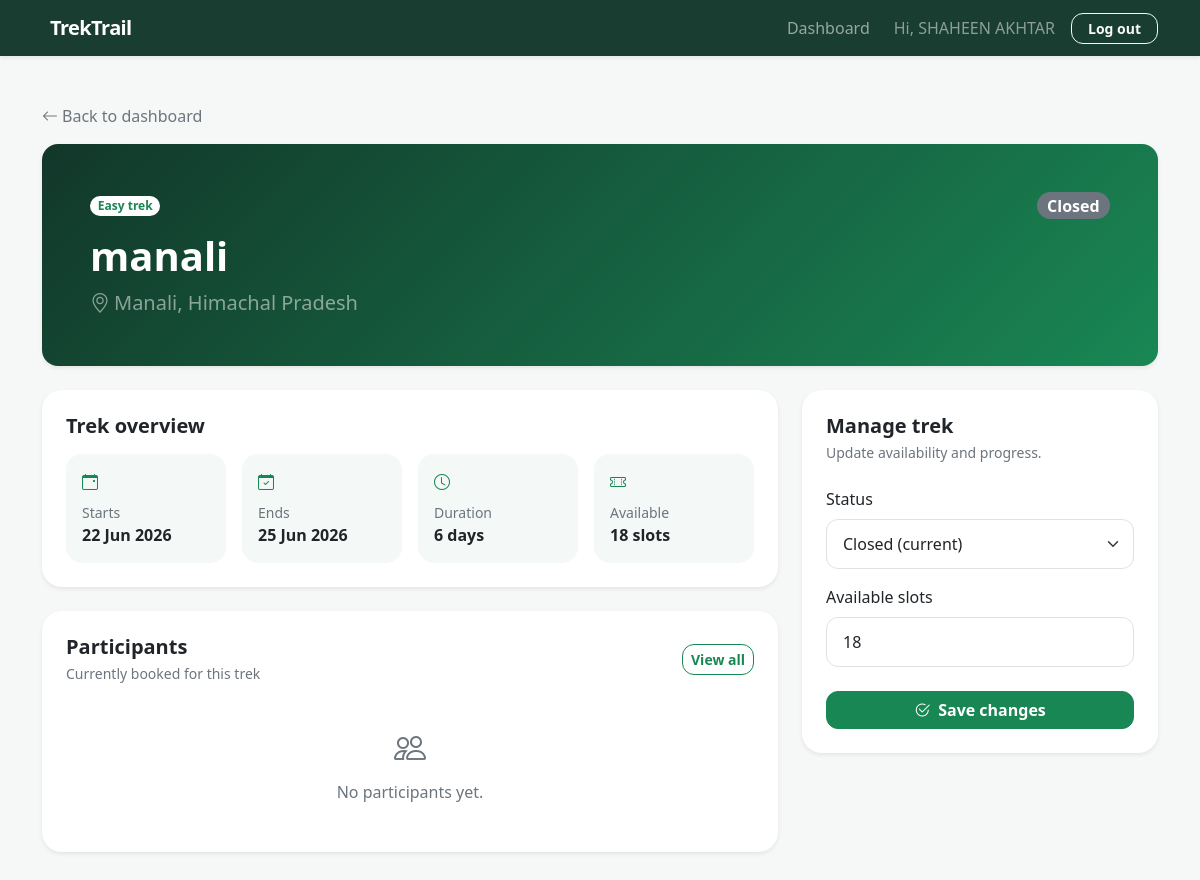
Page /staff/trek/1 (signed in) on the committed database.
### models.py (models this page shows)
class User(db.Model, UserMixin):
    __tablename__ = "users"
    id = db.Column(db.Integer, primary_key=True)
    name = db.Column(db.String(100), nullable=False)
    email = db.Column(db.String(120), unique=True, nullable=False)
    password = db.Column(db.String(255), nullable=False)
    role = db.Column(
        db.String(20),
        nullable=False,
        default="user"
    )
    role = db.Column(
        db.String(20),
        nullable=False,
        default="user"
    )
    status = db.Column(
        db.String(20),
        nullable=False,
        default="approved"
    )
    is_admin = db.Column(
        db.Boolean,
        default=False
    )
    created_at = db.Column(
        db.DateTime,
        default=datetime.utcnow
    )

class Trek(db.Model):
    __tablename__ = "treks"
    id = db.Column(db.Integer, primary_key=True)
    trek_name = db.Column(
        db.String(150),
        nullable=False
    )
    location = db.Column(
        db.String(150),
        nullable=False
    )
    difficulty = db.Column(
        db.String(20),
        nullable=False
    )
    duration = db.Column(
        db.Integer,
        nullable=False
    )
    available_slots = db.Column(
        db.Integer,
        nullable=False
    )
    assigned_staff_id = db.Column(
        db.Integer,
        db.ForeignKey("users.id")
    )
    status = db.Column(
        db.String(20),
        default="pending"
    )
    start_date = db.Column(
        db.Date,
        nullable=False
    )
    end_date = db.Column(
        db.Date,
        nullable=False
    )
    description = db.Column(
        db.Text
    )
    created_at = db.Column(
        db.DateTime,
        default=datetime.utcnow
    )
    assigned_staff = db.relationship(
        "User",
        backref="assigned_treks"
    )

### controller/staff.py (the view)
@staff_bp.route('/trek/<int:trek_id>')
@login_required
def trek_details(trek_id):
    trek = Trek.query.get_or_404(trek_id)
    if trek.assigned_staff_id != current_user.id:
        flash('You do not have permission to view this trek.', 'danger')
        return redirect(url_for('staff.dashboard'))
    participants = Booking.query.filter(
        Booking.trek_id == trek_id,
        Booking.status.ilike('booked')
    ).all()
    return render_template('staff/trek_details.html', trek=trek, participants=participants)

### app.py (called while the page is built)
@login_manager.user_loader
def load_user(user_id):
    return User.query.get(int(user_id))

### templates/staff/trek_details.html (shortened to what this page needs)
{% extends "layout.html" %}
{% block content %}
{% set status = trek.status|lower %}
<div class="container py-4 py-lg-5">
    <a class="link-secondary text-decoration-none d-inline-block mb-3" href="{{ url_for('staff.dashboard') }}">
        <i class="bi bi-arrow-left me-1"></i>Back to dashboard
    </a>
    <section class="trek-banner rounded-4 shadow-sm p-4 p-lg-5 mb-4 text-white">
        <div class="d-flex flex-column flex-md-row justify-content-between align-items-md-start gap-3">
            <div>
                <span class="badge rounded-pill bg-white text-success mb-3">{{ trek.difficulty|title }} trek</span>
                <h1 class="display-6 fw-bold mb-2">{{ trek.trek_name }}</h1>
                <p class="lead text-white-50 mb-0"><i class="bi bi-geo-alt me-1"></i>{{ trek.location }}</p>
            </div>
            <span class="badge rounded-pill fs-6 {% if status == 'open' %}text-bg-success{% elif status == 'pending' %}text-bg-warning{% elif status == 'completed' %}text-bg-primary{% else %}text-bg-secondary{% endif %}">
                {{ trek.status|title }}
            </span>
        </div>
    </section>
    <div class="row g-4">
        <div class="col-lg-8">
            <div class="card dashboard-card shadow-sm mb-4">
                <div class="card-body p-4">
                    <h2 class="h5 fw-bold mb-3">Trek overview</h2>
                    <div class="row g-3">
                        <div class="col-6 col-md-3"><div class="detail-tile p-3 h-100"><i class="bi bi-calendar-event text-success"></i><small class="text-secondary d-block mt-2">Starts</small><strong>{{ trek.start_date.strftime('%d %b %Y') }}</strong></div></div>
                        <div class="col-6 col-md-3"><div class="detail-tile p-3 h-100"><i class="bi bi-calendar-check text-success"></i><small class="text-secondary d-block mt-2">Ends</small><strong>{{ trek.end_date.strftime('%d %b %Y') }}</strong></div></div>
                        <div class="col-6 col-md-3"><div class="detail-tile p-3 h-100"><i class="bi bi-clock text-success"></i><small class="text-secondary d-block mt-2">Duration</small><strong>{{ trek.duration }} day{% if trek.duration != 1 %}s{% endif %}</strong></div></div>
                        <div class="col-6 col-md-3"><div class="detail-tile p-3 h-100"><i class="bi bi-ticket-perforated text-success"></i><small class="text-secondary d-block mt-2">Available</small><strong>{{ trek.available_slots }} slots</strong></div></div>
                    </div>
                </div>
            </div>
            <div class="card dashboard-card shadow-sm">
                <div class="card-body p-4">
                    <div class="d-flex justify-content-between align-items-center mb-3">
                        <div><h2 class="h5 fw-bold mb-1">Participants</h2><p class="text-secondary small mb-0">Currently booked for this trek</p></div>
                        <a class="btn btn-sm btn-outline-success" href="{{ url_for('staff.trek_participants', trek_id=trek.id) }}">View all</a>
                    </div>
                    {% for booking in participants[:5] %}
                    <div class="d-flex align-items-center gap-3 py-2 {% if not loop.last %}border-bottom{% endif %}">
                        <div class="participant-avatar">{{ booking.user.name[:1]|upper }}</div>
                        <div class="flex-grow-1"><strong>{{ booking.user.name }}</strong><small class="text-secondary d-block">{{ booking.user.email }}</small></div>
                        <span class="badge text-bg-light">Booked</span>
                    </div>
                    {% else %}
                    <div class="text-center text-secondary py-4"><i class="bi bi-people fs-2 d-block mb-2"></i>No participants yet.</div>
                    {% endfor %}
                </div>
            </div>
        </div>
        <div class="col-lg-4">
            <div class="card dashboard-card shadow-sm sticky-lg-top" style="top: 90px;">
                <div class="card-body p-4">
                    <h2 class="h5 fw-bold mb-1">Manage trek</h2>
                    <p class="text-secondary small mb-4">Update availability and progress.</p>
                    <form method="post" action="{{ url_for('staff.update_trek_status', trek_id=trek.id) }}">
                        <div class="mb-3">
                            <label class="form-label" for="status">Status</label>
                            <select class="form-select" id="status" name="status">
                                <option value="{{ status }}">{{ trek.status|title }} (current)</option>
                            </select>
                        </div>
                        <div class="mb-4">
                            <label class="form-label" for="available_slots">Available slots</label>
                            <input class="form-control" id="available_slots" name="available_slots" type="number" min="0" value="{{ trek.available_slots }}" required>
                        </div>
                        <button class="btn btn-success w-100" type="submit"><i class="bi bi-check2-circle me-2"></i>Save changes</button>
                    </form>
                </div>
            </div>
        </div>
    </div>
</div>
{% endblock %}

### templates/layout.html (shortened to what this page needs)
<!doctype html>
<html lang="en">
<head>
    <link href="https://cdn.jsdelivr.net/npm/bootstrap@5.3.3/dist/css/bootstrap.min.css" rel="stylesheet">
    <link href="https://cdn.jsdelivr.net/npm/bootstrap-icons@1.11.3/font/bootstrap-icons.min.css" rel="stylesheet">
</head>
<body class="{% block body_class %}{% endblock %}">
    {% if current_user.is_authenticated %}
    <nav class="navbar navbar-expand-lg navbar-dark sticky-top shadow-sm">
        <div class="container">
            {% if current_user.role == 'staff' and current_user.status == 'approved' %}
            <a class="navbar-brand fw-bold" href="{{ url_for('staff.dashboard') }}">
                TrekTrail
            </a>
            {% elif current_user.role == 'admin' %}
            <a class="navbar-brand fw-bold" href="{{ url_for('admin.dashboard') }}">
                <i class="bi bi-mountains me-2"></i>TrekTrail
            </a>
            {% else %}
            <a class="navbar-brand fw-bold" href="{{ url_for('user.dashboard') }}">
                <i class="bi bi-mountains me-2"></i>TrekTrail
            </a>
            {% endif %}
            <div class="collapse navbar-collapse" id="mainNav">
                <ul class="navbar-nav ms-auto align-items-lg-center gap-lg-2">
                    {% if current_user.role == 'staff' and current_user.status == 'approved' %}
                    <li class="nav-item"><a class="nav-link" href="{{ url_for('staff.dashboard') }}">Dashboard</a></li>
                    {% elif current_user.role == 'admin' %}
                    <li class="nav-item"><a class="nav-link" href="{{ url_for('admin.dashboard') }}">Dashboard</a></li>
                    {% else %}
                    <li class="nav-item"><a class="nav-link" href="{{ url_for('user.dashboard') }}">Dashboard</a></li>
                    {% endif %}
                    <li class="nav-item"><span class="nav-link text-white-50">Hi, {{ current_user.name }}</span></li>
                    <li class="nav-item">
                        <form method="post" action="{{ url_for('auth.logout') }}">
                            <button class="btn btn-outline-light btn-sm px-3" type="submit">Log out</button>
                        </form>
                    </li>
                </ul>
            </div>
        </div>
    </nav>
    {% endif %}
    <main class="page-shell {% block main_class %}{% endblock %}">
        {% block content %}{% endblock %}
    </main>
</body>
</html>

### templates/layout.html (style rules this page uses)
:root { --trek-green: #146c43; --trek-dark: #12372a; --trek-light: #edf7f1; }
body { min-height: 100vh; background: #f6f8f7; color: #203129; }
.navbar-brand { letter-spacing: -.03em; }
.navbar { background: rgba(18, 55, 42, 0.97); }
.page-shell { min-height: calc(100vh - 66px); }
.form-control, .form-select { border-radius: .75rem; padding: .75rem 1rem; }
.btn { border-radius: .75rem; font-weight: 600; }
.dashboard-card { border: 0; border-radius: 1.25rem; }

### templates/staff/trek_details.html (style rules this page uses)
.trek-banner { background: linear-gradient(135deg, #12372a, #198754); overflow: hidden; position: relative; }
.detail-tile { background: #f4f8f6; border-radius: 1rem; }

### rows in the picture
User: name "SHAHEEN AKHTAR"
Trek: difficulty "Easy", trek_name "manali", location "Manali, Himachal Pradesh", status "Closed", start_date "22 Jun 2026", end_date "25 Jun 2026", duration "6", available_slots "18", status "Closed (current)"
